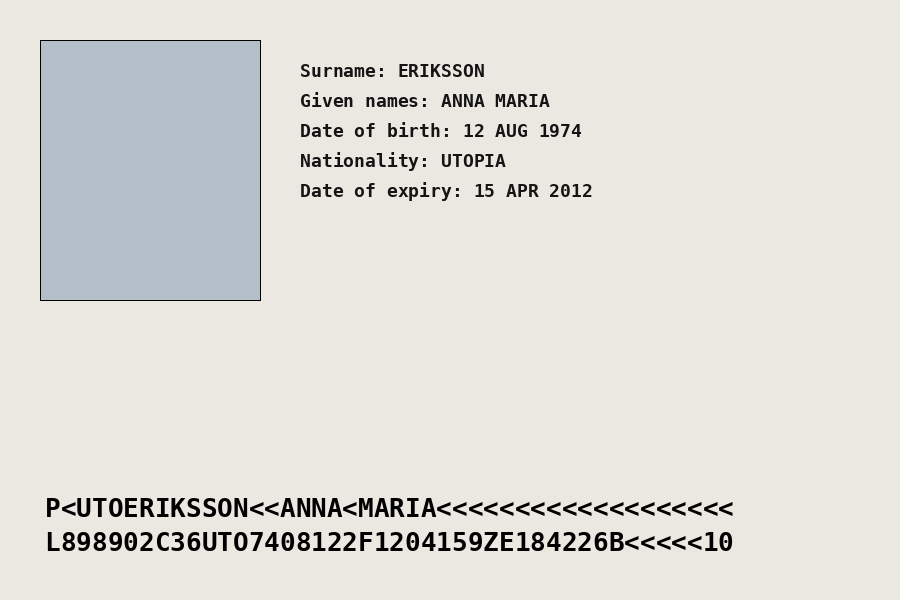
#> input picture doc_fraud_tier0/sample_data/sample_expired_passport.png, 900 x 600 px
$ python m6_ppi.py ../../../doc_fraud_tier0/sample_data/sample_expired_passport.png
#> lines starting #> are read from the running program, lines starting #| are printed output that depends on the picture; after the words box and inside, x2 and y2 are one past the last pixel; in counts of white or black regions, pixels touching at a corner belong together
#> in main, img is the input picture: shape (600, 900, 3); mean B, G, R 215.6, 220.6, 222.1
import argparse
import json
import sys

import cv2
import numpy as np

CARD_WIDTH_MM = 85.6
CARD_ASPECT = 85.6 / 54.0
ASPECT_TOL = 0.15
PPI_MIN = 150
MIN_GLYPH_PX = 8


def _order(pts):
    pts = np.array(pts, dtype=np.float32).reshape(4, 2)
    s, d = pts.sum(1), np.diff(pts, axis=1).ravel()
    return np.array([pts[np.argmin(s)], pts[np.argmin(d)], pts[np.argmax(s)], pts[np.argmax(d)]], np.float32)


def find_card(img, min_area_frac=0.03):
#> called with min_area_frac = 0.03
    h, w = img.shape[:2]
#> h = 600; w = 900
    scale = min(1.0, 800.0 / max(h, w))
#> scale = 0.889
    small = cv2.resize(img, None, fx=scale, fy=scale, interpolation=cv2.INTER_AREA) if scale < 1 else img.copy()
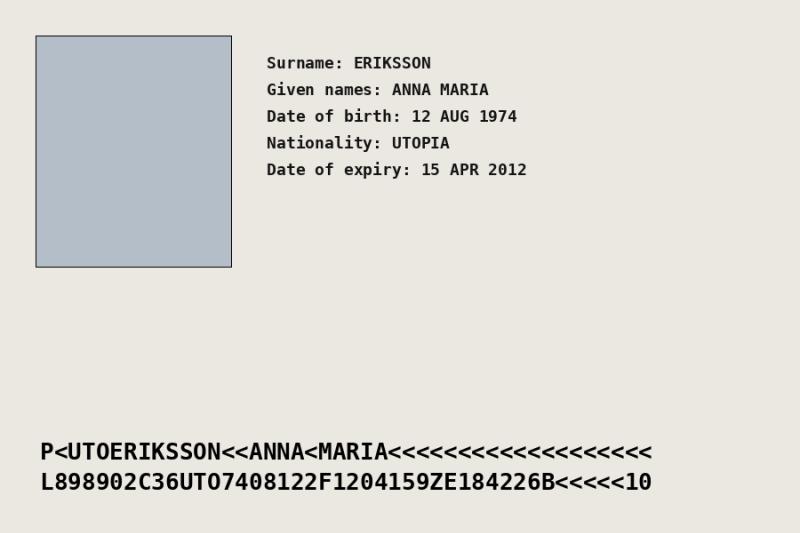
#> small: shape (533, 800, 3); mean B, G, R 215.6, 220.6, 222.1
    gray = cv2.GaussianBlur(cv2.cvtColor(small, cv2.COLOR_BGR2GRAY), (5, 5), 0)
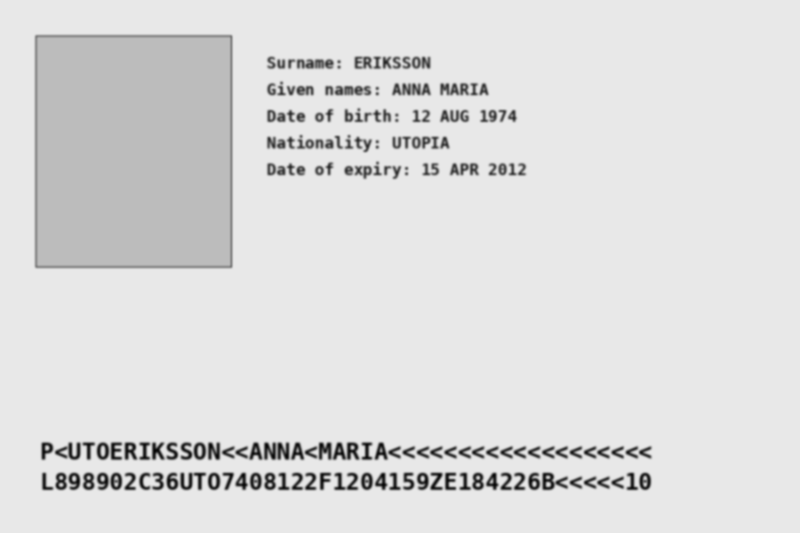
#> gray: shape (533, 800); min 6, max 232, mean 220.4
    sh, sw = gray.shape
#> sh = 533; sw = 800

    masks = []
    e = cv2.Canny(gray, 40, 120)
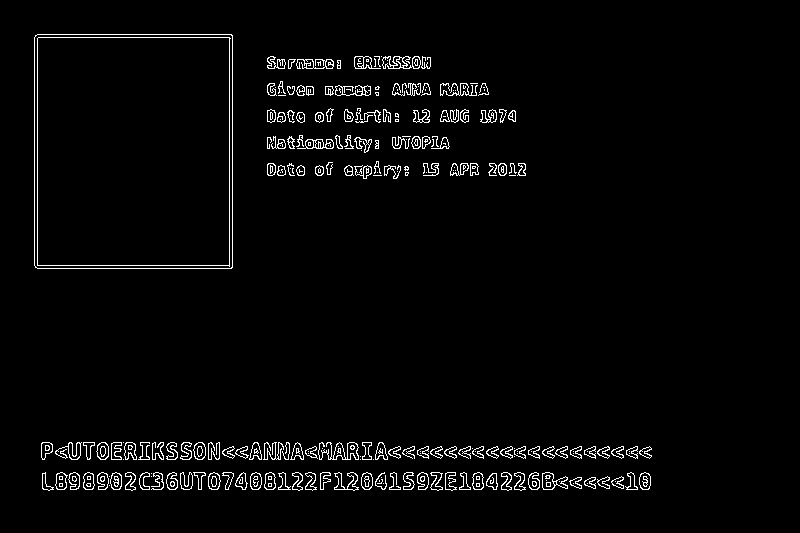
#> e: shape (533, 800); 2.8% white in thin lines or dots, all inside (x1, y1, x2, y2) = (34, 34, 652, 491)
    e = cv2.dilate(e, np.ones((3, 3), np.uint8), iterations=2)
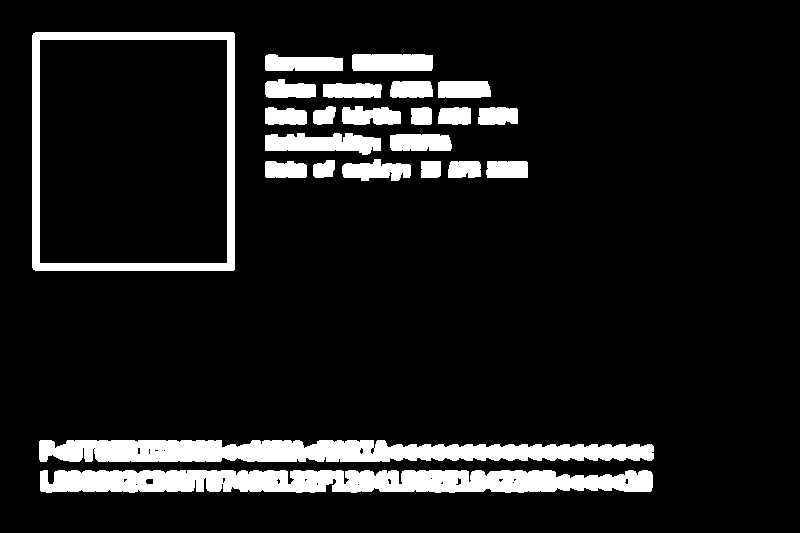
#> e: shape (533, 800); 10.7% white; 23 white regions, largest, box (x1, y1, x2, y2) and area: (40, 470, 653, 493) 12168, (39, 440, 654, 462) 10983, (32, 32, 235, 271) 6804
    masks.append(cv2.morphologyEx(e, cv2.MORPH_CLOSE, np.ones((7, 7), np.uint8)))
    _, t = cv2.threshold(gray, 0, 255, cv2.THRESH_BINARY | cv2.THRESH_OTSU)
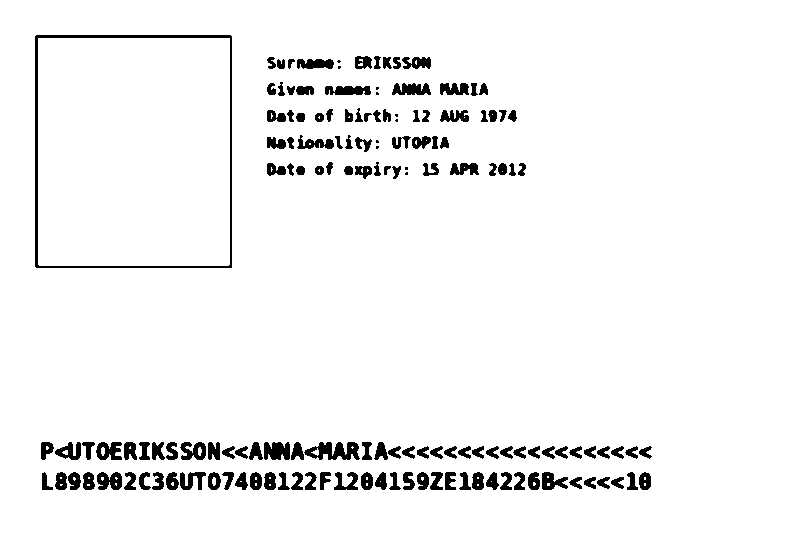
#> t: shape (533, 800); 95.3% white; 149 black regions (10 under 20 px), largest, box (x1, y1, x2, y2) and area: (35, 35, 232, 268) 2124, (304, 442, 360, 460) 625, (264, 442, 290, 460) 393
    masks += [t, cv2.bitwise_not(t)]

    best, best_area = None, 0
    for m in masks:
        cnts, _ = cv2.findContours(m, cv2.RETR_EXTERNAL, cv2.CHAIN_APPROX_SIMPLE)
        for c in cnts:
            a = cv2.contourArea(c) / float(sh * sw)
            if min_area_frac <= a <= 0.98 and a > best_area:
                best, best_area = c, a
#> this loop made 3 passes
#> cnts on pass 2: [[[0, 0], [0, 532], [799, 532], [799, 0]]]
#> after the loop, best = contour of 14 points, box (x1, y1, x2, y2) (32, 32, 235, 271), area 48067; best_area = 0.113
    if best is None:
        return None
    peri = cv2.arcLength(best, True)
#> peri = 876.5
    approx = cv2.approxPolyDP(best, 0.02 * peri, True)
#> approx = [[33, 33], [33, 269], [233, 270], [234, 33]]
    if len(approx) == 4 and cv2.isContourConvex(approx):
        pts, method = approx.reshape(4, 2), "quad"
#> pts = [[33, 33], [33, 269], [233, 270], [234, 33]]; method = 'quad'
    else:
        pts, method = cv2.boxPoints(cv2.minAreaRect(best)), "rect"
    pts_full = _order(pts / scale)
#> in _order, `pts = np.array(pts, dtype=np.float32).reshape(4, 2)`: pts = [[37.12, 37.12], [37.12, 302.6], [262.1, 303.8], [263.2, 37.12]]
#> in _order, `s, d = pts.sum(1), np.diff(pts, axis=1).ravel()`: s = [74.25, 339.8, 565.9, 300.4]; d = [0, 265.5, 41.62, -226.1]
#> pts_full = [[37.12, 37.12], [263.2, 37.12], [262.1, 303.8], [37.12, 302.6]]
    mg = 0.005
    touches = bool(((pts_full[:, 0] < mg * w) | (pts_full[:, 0] > (1 - mg) * w) |
                    (pts_full[:, 1] < mg * h) | (pts_full[:, 1] > (1 - mg) * h)).any())
#> touches = False
    return {"pts": pts_full, "area_frac": float(best_area), "method": method, "touches_border": touches}


def _glyph_heights(img_bgr):
    gray = cv2.cvtColor(img_bgr, cv2.COLOR_BGR2GRAY)
    H, W = gray.shape
    bw = cv2.adaptiveThreshold(gray, 255, cv2.ADAPTIVE_THRESH_GAUSSIAN_C, cv2.THRESH_BINARY_INV, 31, 15)
    n, _, stats, _ = cv2.connectedComponentsWithStats(bw)
    hs = [st[cv2.CC_STAT_HEIGHT] for st in stats[1:]
          if 4 <= st[cv2.CC_STAT_HEIGHT] <= 0.08 * H and st[cv2.CC_STAT_WIDTH] <= 0.08 * W and st[cv2.CC_STAT_AREA] >= 6]
    return np.array(hs)


def _assess_scan(img_bgr):
    hs = _glyph_heights(img_bgr)
    rule = f"scan mode: PASS if median character height >= {MIN_GLYPH_PX} px (physical size unknown, so PPI is not used)"
    if len(hs) < 30:
        return {"module": "ppi", "score": None, "unit": "median character height, px", "passed": False,
                "rule": rule, "reasons": ["too_little_text_found"], "details": {"characters_found": int(len(hs))}}
    med = float(np.median(hs))
    reasons = [] if med >= MIN_GLYPH_PX else ["text_too_small"]
    return {
        "module": "ppi", "score": round(med, 1), "unit": "median character height, px (higher = more detail per character)",
        "passed": not reasons, "rule": rule, "reasons": reasons,
        "details": {"mode": "scan", "characters_found": int(len(hs)),
                    "height_p25_px": round(float(np.percentile(hs, 25)), 1),
                    "height_p75_px": round(float(np.percentile(hs, 75)), 1),
                    "image_size": f"{img_bgr.shape[1]}x{img_bgr.shape[0]}"},
    }


def assess(img_bgr, card_width_mm=CARD_WIDTH_MM, mode="photo"):
    if mode == "scan":
        return _assess_scan(img_bgr)
    card = find_card(img_bgr)
#> card = {'pts': [[37.12, 37.12], [263.2, 37.12], [262.1, 303.8], [37.12, 302.6]], 'area_frac': 0.113, 'method': 'quad', 'touches_border': False}
    if card is None:
        return {"module": "ppi", "score": None, "unit": "effective PPI of the card", "passed": False,
                "rule": f"PASS if effective PPI >= {PPI_MIN}", "reasons": ["card_not_found"],
                "details": {"image_size": f"{img_bgr.shape[1]}x{img_bgr.shape[0]}"}}
    tl, tr, br, bl = card["pts"]
#> tl = [37.12, 37.12]; tr = [263.2, 37.12]; br = [262.1, 303.8]; bl = [37.12, 302.6]
    horiz = (np.linalg.norm(tr - tl) + np.linalg.norm(br - bl)) / 2.0
#> horiz = 225.6
    vert = (np.linalg.norm(bl - tl) + np.linalg.norm(br - tr)) / 2.0
#> vert = 266.1
    long_px, short_px = max(horiz, vert), min(horiz, vert)
#> long_px = 266.1; short_px = 225.6
    aspect = long_px / max(short_px, 1e-6)
#> aspect = 1.18
    ppi = long_px / (card_width_mm / 25.4)
#> ppi = 78.95

    reasons = []
    if ppi < PPI_MIN:
        reasons.append("resolution_too_low")
    if abs(aspect - CARD_ASPECT) / CARD_ASPECT > ASPECT_TOL:
        reasons.append("card_outline_uncertain")
    if card["touches_border"]:
        reasons.append("card_cut_off_outline_unreliable")

    return {
        "module": "ppi",
        "score": round(float(ppi), 1),
        "unit": "effective PPI of the card (higher = more detail)",
        "passed": not reasons,
        "rule": f"PASS if effective PPI >= {PPI_MIN} and outline aspect ratio looks like a card",
        "reasons": reasons,
        "details": {
            "card_long_side_px": round(float(long_px), 1),
            "measured_aspect_ratio": round(float(aspect), 3),
            "expected_aspect_ratio": round(CARD_ASPECT, 3),
            "card_area_fraction": round(card["area_frac"], 3),
            "outline_method": card["method"],
            "image_size": f"{img_bgr.shape[1]}x{img_bgr.shape[0]}",
        },
        "_pts": card["pts"],
    }


def _verdict(res):
    return "N/A" if res["passed"] is None else ("PASS" if res["passed"] else "FAIL")


def show(res):
    print(f"[{res['module']}]  score = {res['score']}  ({res['unit']})  ->  {_verdict(res)}")
    print(f"  rule: {res['rule']}")
    for k, v in res["details"].items():
        print(f"  {k}: {v}")
    if res["reasons"]:
        print("  reasons:", ", ".join(res["reasons"]))


def main():
    ap = argparse.ArgumentParser(description="Effective PPI check for one image")
    ap.add_argument("image")
    ap.add_argument("--card-width-mm", type=float, default=CARD_WIDTH_MM, help="real length of the card's long side")
    ap.add_argument("--mode", choices=["photo", "scan"], default="photo",
                    help="photo = camera photo of a card (default); scan = flat/digital document: measures text height instead of PPI")
    ap.add_argument("--json", action="store_true", help="print result as JSON")
    ap.add_argument("--save", help="save the image with the detected card outline")
    args = ap.parse_args()
    img = cv2.imread(args.image)
    if img is None:
        sys.exit(f"Cannot read image: {args.image}")
    res = assess(img, args.card_width_mm, mode=args.mode)
#> res = 8 items
    pts = res.pop("_pts", None)
#> pts has the same summary as pts_full in find_card
    print(json.dumps(res, indent=2)) if args.json else show(res)
#| [ppi]  score = 78.9  (effective PPI of the card (higher = more detail))  ->  FAIL
#|   rule: PASS if effective PPI >= 150 and outline aspect ratio looks like a card
#> the loop in show, `for k, v in res["details"].items():` made 6 passes
#> (k, v) on passes 1 to 6: ('card_long_side_px', 266.1), ('measured_aspect_ratio', 1.18), ('expected_aspect_ratio', 1.58), ('card_area_fraction', 0.113), ('outline_method', 'quad'), ('image_size', '900x600')
#|   card_long_side_px: 266.1
#|   measured_aspect_ratio: 1.18
#|   expected_aspect_ratio: 1.585
#|   card_area_fraction: 0.113
#|   outline_method: quad
#|   image_size: 900x600
#|   reasons: resolution_too_low, card_outline_uncertain
    if args.save and pts is not None:
        out = img.copy()
        cv2.polylines(out, [pts.astype(np.int32)], True, (0, 255, 0), max(2, img.shape[1] // 300))
        cv2.imwrite(args.save, out)
        print("saved:", args.save)


if __name__ == "__main__":
    main()
